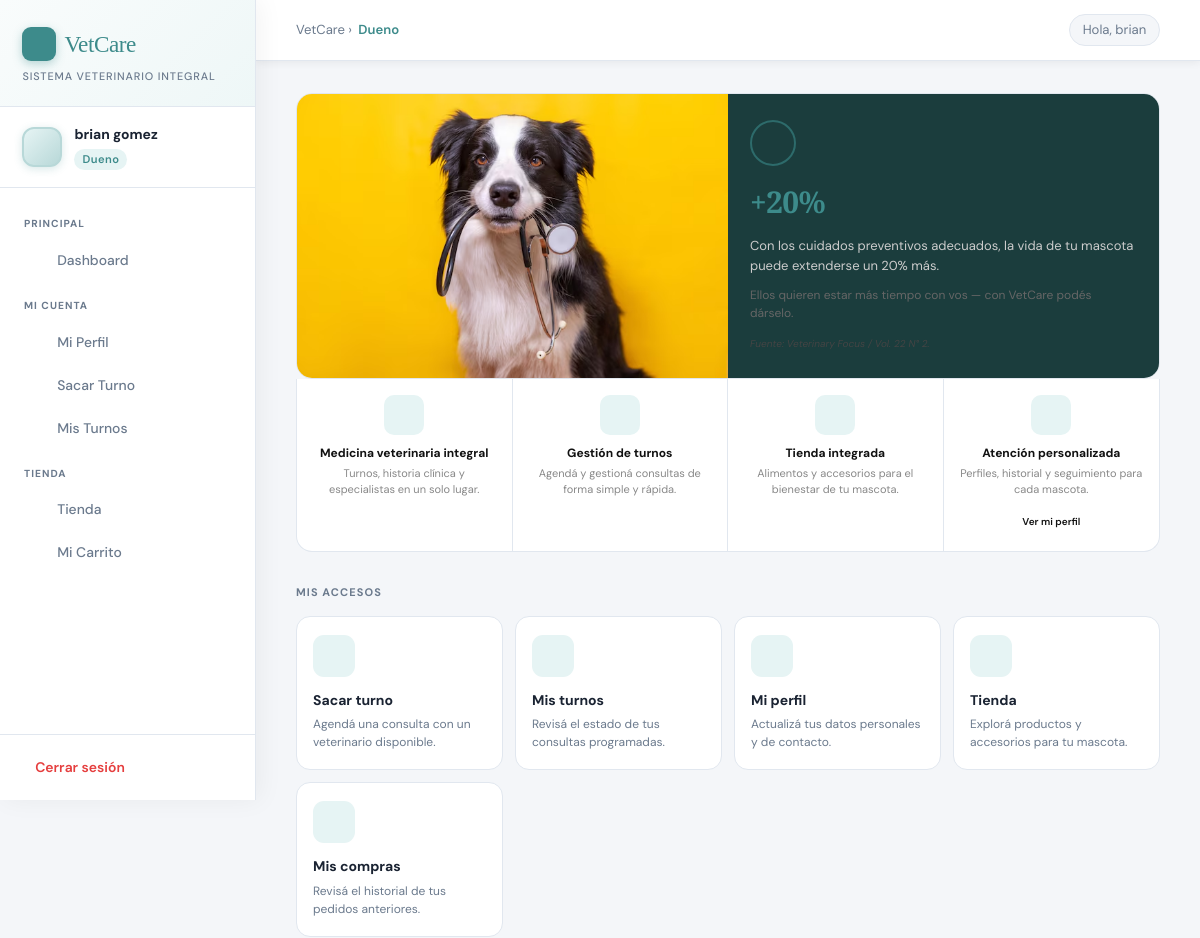
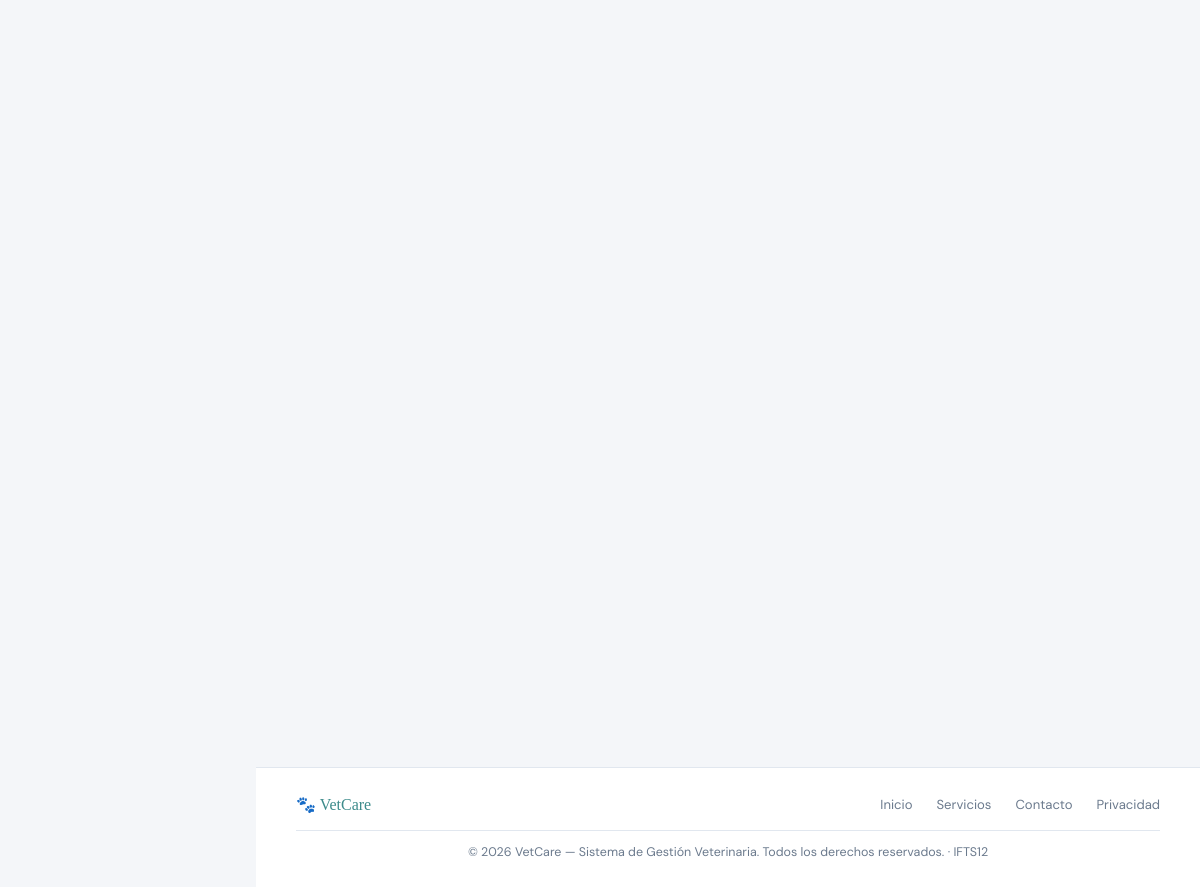
/dashboard (signed in), run on the app's committed database (2 pictures, top to bottom).
### app/models/usuario.py (models this page shows, shortened)
class Usuario(db.Model, UserMixin):
    id = db.Column(db.Integer, primary_key=True)
    nombre = db.Column(db.String(100), nullable=False)
    apellido = db.Column(db.String(100), nullable=False)
    dni = db.Column(db.String(20), unique=True, nullable=False)
    telefono = db.Column(db.String(20), nullable=False)
    correo = db.Column(db.String(150), unique=True, nullable=False)
    password_hash = db.Column(db.String(200), nullable=False)
    rol = db.Column(db.String(20), nullable=False)

### app/routes/auth.py (the view)
@auth.route('/dashboard')
@login_required
def dashboard():
    return render_template('dashboard.html')

### app/models/usuario.py (called while the page is built)
@login_manager.user_loader
def load_user(user_id):
    return Usuario.query.get(int(user_id))

### app/templates/dashboard.html (shortened to what this page needs)
{% extends 'base.html' %}
{% block content %}
<div class="db-wrap">
    <div class="db-hero reveal">
        <div class="db-hero-img">
        </div>
        <div class="db-hero-stat">
            <div class="db-stat-ring">
            </div>
            <div class="db-stat-big">+20%</div>
            <p class="db-stat-text">Con los cuidados preventivos adecuados, la vida de tu mascota puede extenderse un 20% más.</p>
            <p class="db-stat-sub">Ellos quieren estar más tiempo con vos — con VetCare podés dárselo.</p>
            <p class="db-stat-src">Fuente: Veterinary Focus / Vol. 22 N° 2.</p>
        </div>
    </div>
    <div class="db-feats reveal">
        <div class="db-feat">
            <div class="db-feat-icon-wrap">
            </div>
            <p class="db-feat-title">Medicina veterinaria integral</p>
            <p class="db-feat-desc">Turnos, historia clínica y especialistas en un solo lugar.</p>
        </div>
        <div class="db-feat">
            <div class="db-feat-icon-wrap">
            </div>
            <p class="db-feat-title">Gestión de turnos</p>
            <p class="db-feat-desc">Agendá y gestioná consultas de forma simple y rápida.</p>
        </div>
        <div class="db-feat">
            <div class="db-feat-icon-wrap">
            </div>
            <p class="db-feat-title">Tienda integrada</p>
            <p class="db-feat-desc">Alimentos y accesorios para el bienestar de tu mascota.</p>
        </div>
        <div class="db-feat">
            <div class="db-feat-icon-wrap">
            </div>
            <p class="db-feat-title">Atención personalizada</p>
            <p class="db-feat-desc">Perfiles, historial y seguimiento para cada mascota.</p>
            {% if current_user.rol == 'dueno' %}
            <a href="{{ url_for('auth.perfil_dueno') }}" class="db-feat-btn">Ver mi perfil</a>
            {% elif current_user.rol == 'veterinario' %}
            <a href="{{ url_for('veterinario.perfil') }}" class="db-feat-btn">Ver mi perfil</a>
            {% endif %}
        </div>
    </div>
    <div class="db-section reveal">
        <p class="db-section-label">
            {% if current_user.rol == 'dueno' %}Mis accesos
            {% elif current_user.rol == 'veterinario' %}Panel veterinario
            {% else %}Administración{% endif %}
        </p>
        <div class="db-cards-grid">
            {% if current_user.rol == 'dueno' %}
                <a href="{{ url_for('turnos.agendar_turno') }}" class="db-card">
                    <div class="db-card-icon"></div>
                    <p class="db-card-title">Sacar turno</p>
                    <p class="db-card-desc">Agendá una consulta con un veterinario disponible.</p>
                </a>
                <a href="{{ url_for('turnos.listar_turnos') }}" class="db-card">
                    <div class="db-card-icon"></div>
                    <p class="db-card-title">Mis turnos</p>
                    <p class="db-card-desc">Revisá el estado de tus consultas programadas.</p>
                </a>
                <a href="{{ url_for('auth.perfil_dueno') }}" class="db-card">
                    <div class="db-card-icon"></div>
                    <p class="db-card-title">Mi perfil</p>
                    <p class="db-card-desc">Actualizá tus datos personales y de contacto.</p>
                </a>
                <a href="{{ url_for('tienda.catalogo') }}" class="db-card">
                    <div class="db-card-icon"></div>
                    <p class="db-card-title">Tienda</p>
                    <p class="db-card-desc">Explorá productos y accesorios para tu mascota.</p>
                </a>
                <a href="{{ url_for('tienda.historial_compras') }}" class="db-card">
                    <div class="db-card-icon"></div>
                    <p class="db-card-title">Mis compras</p>
                    <p class="db-card-desc">Revisá el historial de tus pedidos anteriores.</p>
                </a>
            {% endif %}
        </div>
    </div>
</div>
{% endblock %}

### app/templates/base.html (shortened to what this page needs)
<!DOCTYPE html>
<html lang="es">
<head>
    <link rel="stylesheet" href="https://cdn.jsdelivr.net/npm/@tabler/icons-webfont@latest/tabler-icons.min.css">
</head>
<body>
{% if current_user.is_authenticated %}
<aside class="sidebar">
    <div class="sidebar-logo">
        <div class="brand">
            <div class="brand-icon"></div>
            VetCare
        </div>
        <div class="tagline">Sistema Veterinario Integral</div>
    </div>
    <div class="sidebar-user">
        <div class="user-avatar">
        </div>
        <div class="user-info">
            <div class="user-name">{{ current_user.nombre }} {{ current_user.apellido }}</div>
            <div class="user-role">{{ current_user.rol }}</div>
        </div>
    </div>
    <nav class="sidebar-nav">
        <div class="nav-section-label">Principal</div>
        <a href="{{ url_for('auth.dashboard') }}" class="nav-link">
            <span class="icon"></span> Dashboard
        </a>
        {% if current_user.rol == 'veterinario' %}
            <div class="nav-section-label">Módulo Veterinario</div>
            <a href="{{ url_for('veterinario.agenda') }}" class="nav-link">
                <span class="icon"><i class="ti ti-calendar-event"></i></span> Mi Agenda
            </a>
            <a href="{{ url_for('veterinario.perfil') }}" class="nav-link">
                <span class="icon"><i class="ti ti-user-circle"></i></span> Mi Perfil
            </a>
            <a href="{{ url_for('veterinario.nuevo_diagnostico') }}" class="nav-link">
                <span class="icon"><i class="ti ti-stethoscope"></i></span> Diagnóstico
            </a>
            <a href="{{ url_for('veterinario.registrar_mascota') }}" class="nav-link">
                <span class="icon"><i class="ti ti-paw"></i></span> Registrar Mascota
            </a>
            <a href="{{ url_for('mascotas.listar') }}" class="nav-link">
                <span class="icon"><i class="ti ti-file-medical"></i></span> Historias Clínicas
            </a>
        {% elif current_user.rol == 'dueno' %}
            <div class="nav-section-label">Mi Cuenta</div>
            <a href="{{ url_for('auth.perfil_dueno') }}" class="nav-link">
                <span class="icon"></span> Mi Perfil
            </a>
            <a href="{{ url_for('turnos.agendar_turno') }}" class="nav-link">
                <span class="icon"></span> Sacar Turno
            </a>
            <a href="{{ url_for('turnos.listar_turnos') }}" class="nav-link">
                <span class="icon"></span> Mis Turnos
            </a>
            <div class="nav-section-label">Tienda</div>
            <a href="{{ url_for('tienda.catalogo') }}" class="nav-link">
                <span class="icon"></span> Tienda
            </a>
            <a href="{{ url_for('tienda.carrito') }}" class="nav-link">
                <span class="icon"></span> Mi Carrito
            </a>
        {% endif %}
    </nav>
    <div class="sidebar-footer">
        <a href="{{ url_for('auth.logout') }}" class="logout-btn">
            <span class="icon"></span> Cerrar sesión
        </a>
    </div>
</aside>
<div class="main-wrapper">
    <div class="inner-topbar">
        <div class="breadcrumb">
            VetCare &rsaquo; <span>{{ current_user.rol | capitalize }}</span>
        </div>
        <div class="top-right">
            <div class="greeting-chip">Hola, {{ current_user.nombre }}</div>
        </div>
    </div>
    <div class="main-content">
        {% block content %}{% endblock %}
    </div>
    <footer class="site-footer">
        <div class="footer-inner">
            <div class="footer-brand">🐾 VetCare</div>
            <div class="footer-links">
                <a href="#">Inicio</a>
                <a href="#">Servicios</a>
                <a href="#">Contacto</a>
                <a href="#">Privacidad</a>
            </div>
        </div>
        <div class="footer-copy">
            © 2026 VetCare — Sistema de Gestión Veterinaria. Todos los derechos reservados. · IFTS12
        </div>
    </footer>
</div>
{% endif %}
</body>
</html>

### app/templates/dashboard.html (style rules this page uses)
:root { --teal: #3d8b8b; --teal-dark: #2d6b6b; --teal-light: #e6f4f4; --teal-mid: #b8d8d8; }
.db-wrap { max-width: 960px; margin: 0 auto; }
.reveal { opacity: 0; transform: translateY(20px); transition: opacity 0.55s ease, transform 0.55s ease; }
.reveal.in { opacity: 1; transform: none; }
.db-hero { display: grid; grid-template-columns: 1fr 1fr; border-radius: 16px; overflow: hidden; border: 1px solid var(--border); margin-bottom: 0; }
.db-hero-img { background: url("/static/dogg.avif") center/cover no-repeat; min-height: 280px; display: flex; flex-direction: column; align-items: center; justify-content: center; gap: 12px; padding: 28px; }
.db-hero-stat { background: #1b3d3d; padding: 26px 22px; display: flex; flex-direction: column; justify-content: center; gap: 10px; }
.db-stat-ring { width: 46px; height: 46px; border-radius: 50%; border: 2.5px solid var(--teal-dark); display: flex; align-items: center; justify-content: center; margin-bottom: 2px; }
.db-stat-big { font-size: 30px; font-weight: 600; color: var(--teal); letter-spacing: -0.02em; font-family: 'Playfair Display', serif; }
.db-stat-text { font-size: 13px; color: #ccc; line-height: 1.55; }
.db-stat-sub { font-size: 12px; color: #666; line-height: 1.5; }
.db-stat-src { font-size: 10px; color: #444; margin-top: 4px; font-style: italic; }
.db-feats { display: grid; grid-template-columns: repeat(4, minmax(0, 1fr)); background: var(--white); border: 1px solid var(--border); border-top: none; border-radius: 0 0 16px 16px; overflow: hidden; margin-bottom: 2rem; }
.db-feat { padding: 16px 14px; border-right: 1px solid var(--border); display: flex; flex-direction: column; align-items: center; text-align: center; gap: 5px; }
.db-feat:last-child { border-right: none; }
.db-feat-icon-wrap { width: 40px; height: 40px; border-radius: 10px; background: var(--teal-light); display: flex; align-items: center; justify-content: center; margin-bottom: 5px; }
.db-feat-title { font-size: 12px; font-weight: 700; color: #111; line-height: 1.35; }
.db-feat-desc { font-size: 11px; color: #888; line-height: 1.45; }
.db-feat-btn { display: inline-block; background: var(--white); color: #111; font-size: 10px; font-weight: 600; padding: 5px 14px; border-radius: 20px; text-decoration: none; margin-top: 6px; transition: opacity 0.15s; }
.db-section { margin-bottom: 2rem; }
.db-section-label { font-size: 11px; color: var(--text-muted); text-transform: uppercase; letter-spacing: 0.1em; font-weight: 700; margin-bottom: 14px; }
.db-cards-grid { display: grid; grid-template-columns: repeat(auto-fill, minmax(200px, 1fr)); gap: 12px; }
.db-card { background: var(--white); border: 1.5px solid var(--border); border-radius: 14px; padding: 18px 16px; text-decoration: none; display: block; transition: border-color 0.2s, transform 0.2s, box-shadow 0.2s; }
.db-card-icon { width: 42px; height: 42px; border-radius: 11px; background: var(--teal-light); display: flex; align-items: center; justify-content: center; margin-bottom: 12px; font-size: 20px; color: var(--teal); transition: background 0.2s; }
.db-card-title { font-size: 14px; font-weight: 700; color: var(--text); margin-bottom: 4px; }
.db-card-desc { font-size: 12px; color: var(--text-muted); line-height: 1.5; }

### data on the page
Usuario: nombre "brian", apellido "gomez", rol "Dueno"
